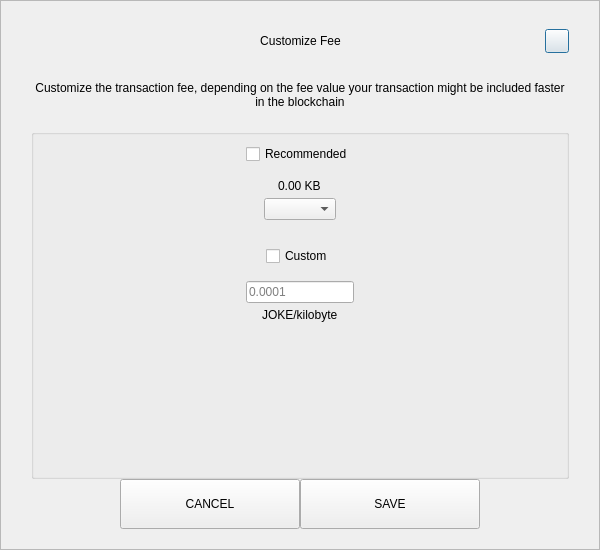
<?xml version="1.0" encoding="UTF-8"?>
<ui version="4.0">
 <class>SendCustomFeeDialog</class>
 <widget class="QDialog" name="SendCustomFeeDialog">
  <property name="geometry">
   <rect>
    <x>0</x>
    <y>0</y>
    <width>600</width>
    <height>550</height>
   </rect>
  </property>
  <property name="windowTitle">
   <string>Form</string>
  </property>
  <layout class="QVBoxLayout" name="verticalLayout_3">
   <property name="spacing">
    <number>0</number>
   </property>
   <property name="leftMargin">
    <number>0</number>
   </property>
   <property name="topMargin">
    <number>0</number>
   </property>
   <property name="rightMargin">
    <number>0</number>
   </property>
   <property name="bottomMargin">
    <number>0</number>
   </property>
   <item>
    <widget class="QFrame" name="frame">
     <property name="styleSheet">
      <string notr="true"/>
     </property>
     <property name="frameShape">
      <enum>QFrame::StyledPanel</enum>
     </property>
     <property name="frameShadow">
      <enum>QFrame::Raised</enum>
     </property>
     <layout class="QVBoxLayout" name="verticalLayout_2">
      <property name="spacing">
       <number>0</number>
      </property>
      <property name="leftMargin">
       <number>30</number>
      </property>
      <property name="topMargin">
       <number>20</number>
      </property>
      <property name="rightMargin">
       <number>30</number>
      </property>
      <property name="bottomMargin">
       <number>20</number>
      </property>
      <item>
       <layout class="QHBoxLayout" name="horizontalLayout_3">
        <property name="spacing">
         <number>0</number>
        </property>
        <item>
         <spacer name="horizontalSpacer_21">
          <property name="orientation">
           <enum>Qt::Horizontal</enum>
          </property>
          <property name="sizeHint" stdset="0">
           <size>
            <width>40</width>
            <height>20</height>
           </size>
          </property>
         </spacer>
        </item>
        <item>
         <widget class="QLabel" name="labelTitle">
          <property name="minimumSize">
           <size>
            <width>0</width>
            <height>40</height>
           </size>
          </property>
          <property name="maximumSize">
           <size>
            <width>16777215</width>
            <height>40</height>
           </size>
          </property>
          <property name="styleSheet">
           <string notr="true">padding-left:24px;</string>
          </property>
          <property name="text">
           <string>Customize Fee</string>
          </property>
          <property name="alignment">
           <set>Qt::AlignCenter</set>
          </property>
          <property name="margin">
           <number>7</number>
          </property>
         </widget>
        </item>
        <item>
         <spacer name="horizontalSpacer">
          <property name="orientation">
           <enum>Qt::Horizontal</enum>
          </property>
          <property name="sizeHint" stdset="0">
           <size>
            <width>40</width>
            <height>20</height>
           </size>
          </property>
         </spacer>
        </item>
        <item>
         <widget class="QPushButton" name="btnEsc">
          <property name="minimumSize">
           <size>
            <width>24</width>
            <height>24</height>
           </size>
          </property>
          <property name="maximumSize">
           <size>
            <width>24</width>
            <height>24</height>
           </size>
          </property>
          <property name="text">
           <string/>
          </property>
         </widget>
        </item>
       </layout>
      </item>
      <item>
       <spacer name="verticalSpacer_2">
        <property name="orientation">
         <enum>Qt::Vertical</enum>
        </property>
        <property name="sizeType">
         <enum>QSizePolicy::Fixed</enum>
        </property>
        <property name="sizeHint" stdset="0">
         <size>
          <width>20</width>
          <height>20</height>
         </size>
        </property>
       </spacer>
      </item>
      <item>
       <widget class="QLabel" name="labelMessage">
        <property name="text">
         <string>Customize the transaction fee, depending on the fee value your transaction might be included faster in the blockchain</string>
        </property>
        <property name="alignment">
         <set>Qt::AlignCenter</set>
        </property>
        <property name="wordWrap">
         <bool>true</bool>
        </property>
       </widget>
      </item>
      <item>
       <spacer name="verticalSpacer_3">
        <property name="orientation">
         <enum>Qt::Vertical</enum>
        </property>
        <property name="sizeType">
         <enum>QSizePolicy::Fixed</enum>
        </property>
        <property name="sizeHint" stdset="0">
         <size>
          <width>20</width>
          <height>20</height>
         </size>
        </property>
       </spacer>
      </item>
      <item>
       <widget class="QGroupBox" name="groupBox">
        <property name="title">
         <string/>
        </property>
        <layout class="QVBoxLayout" name="verticalLayout">
         <property name="leftMargin">
          <number>12</number>
         </property>
         <property name="rightMargin">
          <number>12</number>
         </property>
         <item>
          <layout class="QVBoxLayout" name="verticalLayout_4">
           <property name="spacing">
            <number>5</number>
           </property>
           <item alignment="Qt::AlignHCenter">
            <widget class="QCheckBox" name="checkBoxRecommended">
             <property name="text">
              <string>Recommended</string>
             </property>
            </widget>
           </item>
           <item>
            <spacer name="verticalSpacer_5">
             <property name="orientation">
              <enum>Qt::Vertical</enum>
             </property>
             <property name="sizeType">
              <enum>QSizePolicy::Fixed</enum>
             </property>
             <property name="sizeHint" stdset="0">
              <size>
               <width>20</width>
               <height>10</height>
              </size>
             </property>
            </spacer>
           </item>
           <item alignment="Qt::AlignHCenter">
            <widget class="QLabel" name="labelFee">
             <property name="text">
              <string>0.00 KB</string>
             </property>
            </widget>
           </item>
           <item alignment="Qt::AlignHCenter">
            <widget class="QComboBox" name="comboBoxRecommended"/>
           </item>
          </layout>
         </item>
         <item>
          <spacer name="verticalSpacer">
           <property name="orientation">
            <enum>Qt::Vertical</enum>
           </property>
           <property name="sizeType">
            <enum>QSizePolicy::Fixed</enum>
           </property>
           <property name="sizeHint" stdset="0">
            <size>
             <width>20</width>
             <height>20</height>
            </size>
           </property>
          </spacer>
         </item>
         <item>
          <layout class="QVBoxLayout" name="verticalLayout_5">
           <property name="spacing">
            <number>5</number>
           </property>
           <item alignment="Qt::AlignHCenter">
            <widget class="QCheckBox" name="checkBoxCustom">
             <property name="text">
              <string>Custom</string>
             </property>
            </widget>
           </item>
           <item>
            <spacer name="verticalSpacer_6">
             <property name="orientation">
              <enum>Qt::Vertical</enum>
             </property>
             <property name="sizeType">
              <enum>QSizePolicy::Fixed</enum>
             </property>
             <property name="sizeHint" stdset="0">
              <size>
               <width>20</width>
               <height>10</height>
              </size>
             </property>
            </spacer>
           </item>
           <item alignment="Qt::AlignHCenter">
            <widget class="QLineEdit" name="lineEditCustomFee">
             <property name="placeholderText">
              <string notr="true">0.0001</string>
             </property>
            </widget>
           </item>
           <item alignment="Qt::AlignHCenter">
            <widget class="QLabel" name="labelCustomFee">
             <property name="text">
              <string>JOKE/kilobyte</string>
             </property>
            </widget>
           </item>
          </layout>
         </item>
         <item>
          <spacer name="verticalSpacer_4">
           <property name="orientation">
            <enum>Qt::Vertical</enum>
           </property>
           <property name="sizeHint" stdset="0">
            <size>
             <width>20</width>
             <height>40</height>
            </size>
           </property>
          </spacer>
         </item>
        </layout>
       </widget>
      </item>
      <item>
       <layout class="QHBoxLayout" name="horizontalLayout" stretch="1,2,2,1">
        <item>
         <spacer name="horizontalSpacer1">
          <property name="orientation">
           <enum>Qt::Horizontal</enum>
          </property>
          <property name="sizeHint" stdset="0">
           <size>
            <width>40</width>
            <height>20</height>
           </size>
          </property>
         </spacer>
        </item>
        <item>
         <widget class="QPushButton" name="btnCancel">
          <property name="minimumSize">
           <size>
            <width>180</width>
            <height>50</height>
           </size>
          </property>
          <property name="focusPolicy">
           <enum>Qt::NoFocus</enum>
          </property>
          <property name="text">
           <string>CANCEL</string>
          </property>
         </widget>
        </item>
        <item>
         <widget class="QPushButton" name="btnSave">
          <property name="minimumSize">
           <size>
            <width>180</width>
            <height>50</height>
           </size>
          </property>
          <property name="focusPolicy">
           <enum>Qt::NoFocus</enum>
          </property>
          <property name="text">
           <string>SAVE</string>
          </property>
         </widget>
        </item>
        <item>
         <spacer name="horizontalSpacer_2">
          <property name="orientation">
           <enum>Qt::Horizontal</enum>
          </property>
          <property name="sizeHint" stdset="0">
           <size>
            <width>40</width>
            <height>20</height>
           </size>
          </property>
         </spacer>
        </item>
       </layout>
      </item>
     </layout>
    </widget>
   </item>
  </layout>
 </widget>
 <resources/>
 <connections/>
</ui>
